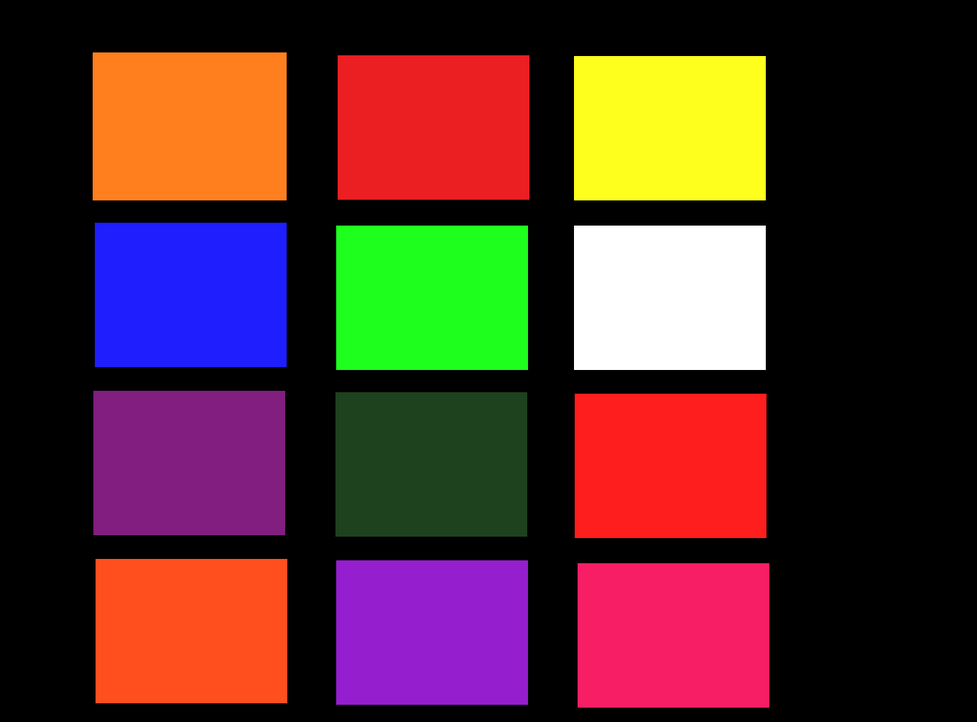
%> input picture Codes/NRF1.2/Image.png, 977 x 722 px, shrunk from 1360 x 1005 before the run
$ octave img_process2.m   (GNU Octave 9; MATLAB toolbox functions it lacks are replaced by stand-ins)
%> lines starting %> are read from the running program, lines starting %| are printed output that depends on the picture; in (x1, y1, x2, y2) boxes, pixels count from 0 and x2, y2 are one past the last pixel; in counts of white or black regions, pixels touching at a corner belong together; the program's own positions count from 1
%> further down, I is the input picture: size 722x977x3 uint8; mean R, G, B 83.8, 48, 45.6
### Codes/NRF1.2/Extraction.m
function image=Extraction(I,rMin,rMax,gMin,gMax,bMin,bMax)
%> called with rMin = 240, rMax = 255, gMin = 60, gMax = 140, bMin = 0, bMax = 50
R = I(:,:,1);
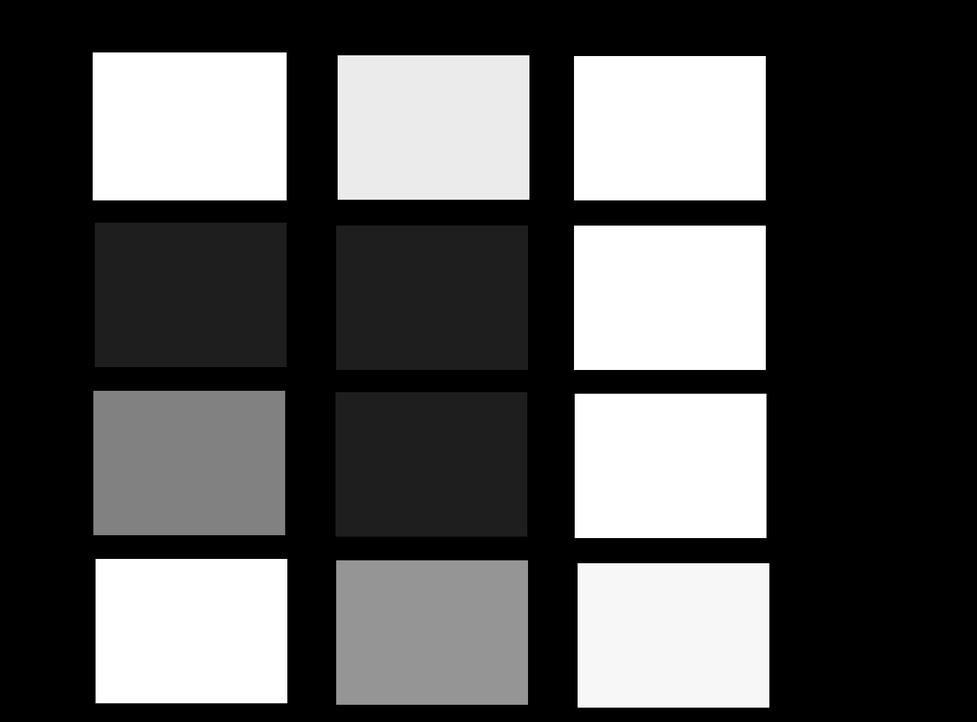
%> R: size 722x977 uint8; min 0, max 255, mean 83.8
G = I(:,:,2);
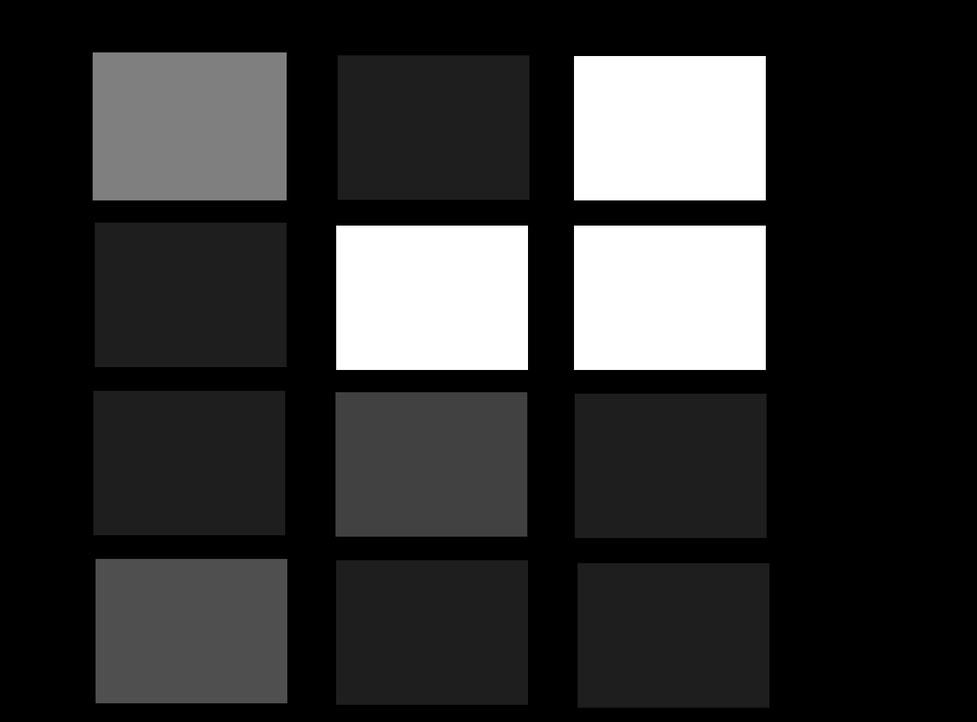
%> G: size 722x977 uint8; min 0, max 255, mean 48
B = I(:,:,3);
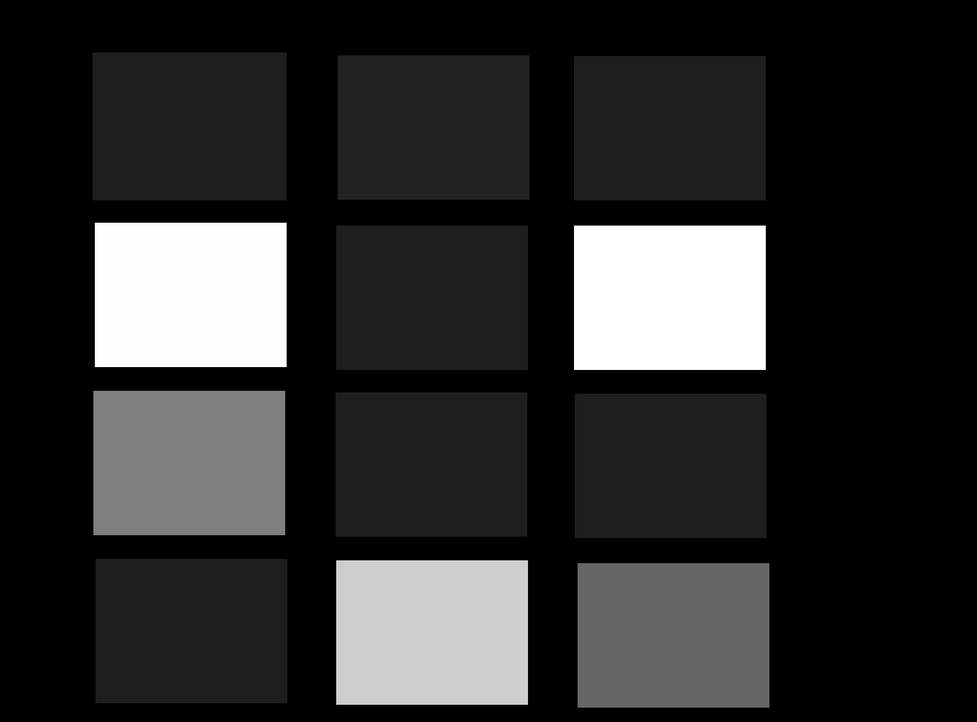
%> B: size 722x977 uint8; min 0, max 255, mean 45.6

RMin = imbinarize(R,rMin/255);
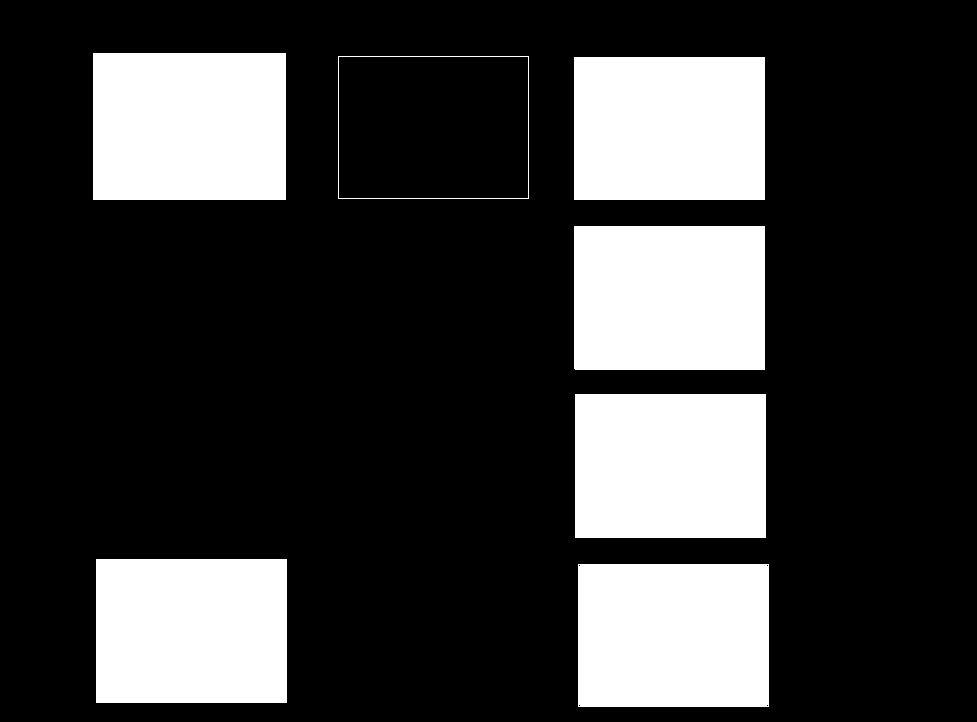
%> RMin: size 722x977 logical; 23.6% white; 7 white regions, largest, box (x1, y1, x2, y2) and area: (93, 53, 286, 200) 28371, (575, 394, 766, 538) 27504, (96, 559, 287, 703) 27504
GMin = imbinarize(G,gMin/255);
%> GMin: size 722x977 logical; 23.7% white; 6 white regions, box (x1, y1, x2, y2) and area: (93, 52, 287, 200) 28711, (574, 56, 766, 201) 27840, (336, 225, 528, 370) 27840, (574, 225, 766, 370) 27840, (96, 559, 287, 703) 27504, (336, 393, 527, 536) 27313
BMin = imbinarize(B,bMin/255);
%> BMin: size 722x977 logical; 48.7% white; 49 white regions (5 under 20 px), largest, box (x1, y1, x2, y2) and area: (92, 52, 287, 201) 29055, (94, 222, 287, 368) 28178, (93, 390, 286, 536) 28178

% RGBMin = (RMin & GMin & BMin);

RMax= imbinarize(R,rMax/255);
%> RMax: size 722x977 logical; every value is 0
GMax= imbinarize(G,gMax/255);
%> GMax: size 722x977 logical; 11.8% white; 7 white regions (4 under 20 px), largest, box (x1, y1, x2, y2) and area: (574, 56, 766, 200) 27648, (336, 226, 528, 370) 27648, (574, 226, 766, 370) 27648
BMax= imbinarize(B,bMax/255);
%> BMax: size 722x977 logical; 19.7% white; 5 white regions, box (x1, y1, x2, y2) and area: (574, 225, 766, 370) 27840, (336, 560, 528, 705) 27840, (95, 222, 287, 367) 27839, (578, 563, 769, 708) 27695, (93, 391, 285, 535) 27648

% RGBMax= (RMax & GMax & BMax);

Rx = xor(RMin, RMax);
Bx = xor(BMin, BMax);
%> Bx: size 722x977 logical; 29% white; 51 white regions (6 under 20 px), largest, box (x1, y1, x2, y2) and area: (92, 52, 287, 201) 29055, (574, 393, 767, 539) 28178, (95, 558, 288, 704) 28178
Gx = xor(GMin, GMax);
%> Gx: size 722x977 logical; 11.9% white; 6 white regions, box (x1, y1, x2, y2) and area: (93, 52, 287, 200) 28707, (96, 559, 287, 703) 27504, (336, 393, 527, 536) 27313, (574, 200, 766, 201) 192, (336, 225, 528, 226) 192, (574, 225, 766, 226) 192

image=(Rx & Gx & Bx);
%> image: size 722x977 logical; 7.9% white; 2 white regions, box (x1, y1, x2, y2) and area: (93, 53, 286, 200) 28367, (96, 559, 287, 703) 27504

end

### Codes/NRF1.2/img_process2.m


dustRemoveRGB = 10;
dustRemoveA = 5;

I = imread('D:\Drive\Documents\RoboticsTeam\MAHATHIR\NRF1.2\Image.png');

Orange=Extraction(I,240,255,60,140,0,50);

Red=Extraction(I,220,255,0,50,0,50);
%> call 2 of Extraction, with rMin = 220, rMax = 255, gMin = 0, gMax = 50, bMin = 0, bMax = 50
%> in Extraction (call 2), `RMin = imbinarize(R,rMin/255);`: RMin: size 722x977 logical; 27.4% white; 7 white regions, largest, box (x1, y1, x2, y2) and area: (93, 53, 286, 200) 28371, (574, 56, 766, 200) 27505, (574, 226, 766, 370) 27505
%> in Extraction (call 2), `GMin = imbinarize(G,gMin/255);`:
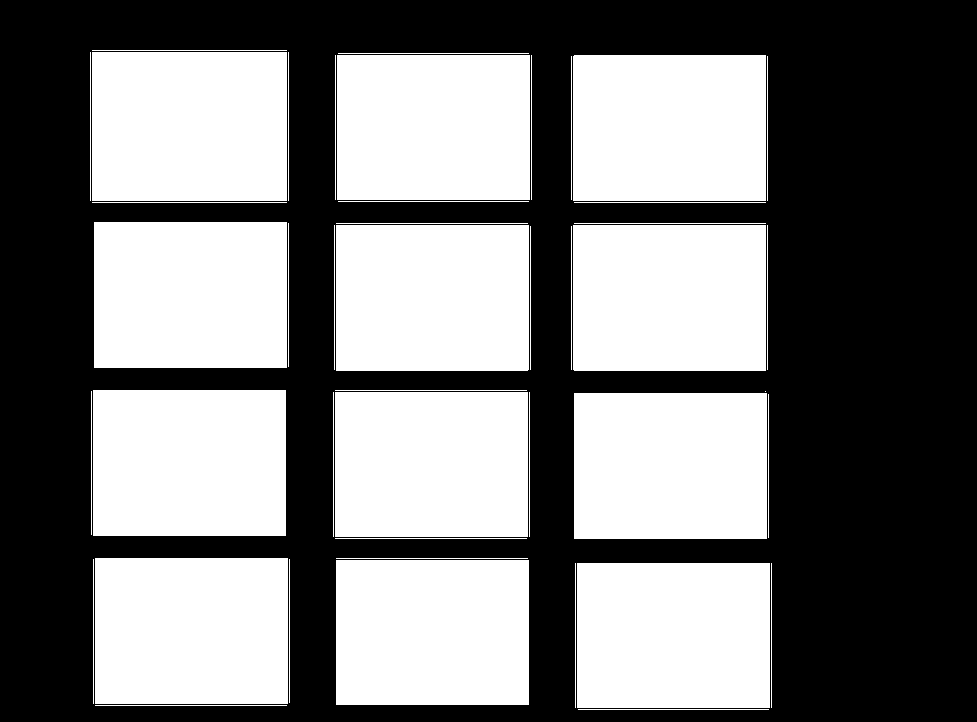
%> GMin: size 722x977 logical; 48.7% white; 44 white regions (1 under 20 px), largest, box (x1, y1, x2, y2) and area: (92, 52, 287, 201) 29055, (94, 222, 287, 368) 28178, (93, 390, 286, 536) 28178
%> in Extraction (call 2), `GMax= imbinarize(G,gMax/255);`: GMax: size 722x977 logical; 23.7% white; 6 white regions, box (x1, y1, x2, y2) and area: (93, 52, 287, 201) 28904, (574, 56, 766, 201) 27840, (336, 225, 528, 370) 27840, (574, 225, 766, 370) 27840, (96, 559, 287, 703) 27504, (336, 392, 527, 536) 27315
%> in Extraction (call 2), `Gx = xor(GMin, GMax);`: Gx: size 722x977 logical; 25% white; 47 white regions (3 under 20 px), largest, box (x1, y1, x2, y2) and area: (94, 222, 287, 368) 28178, (93, 390, 286, 536) 28178, (574, 393, 767, 539) 28178
%> in Extraction (call 2), `image=(Rx & Gx & Bx);`:
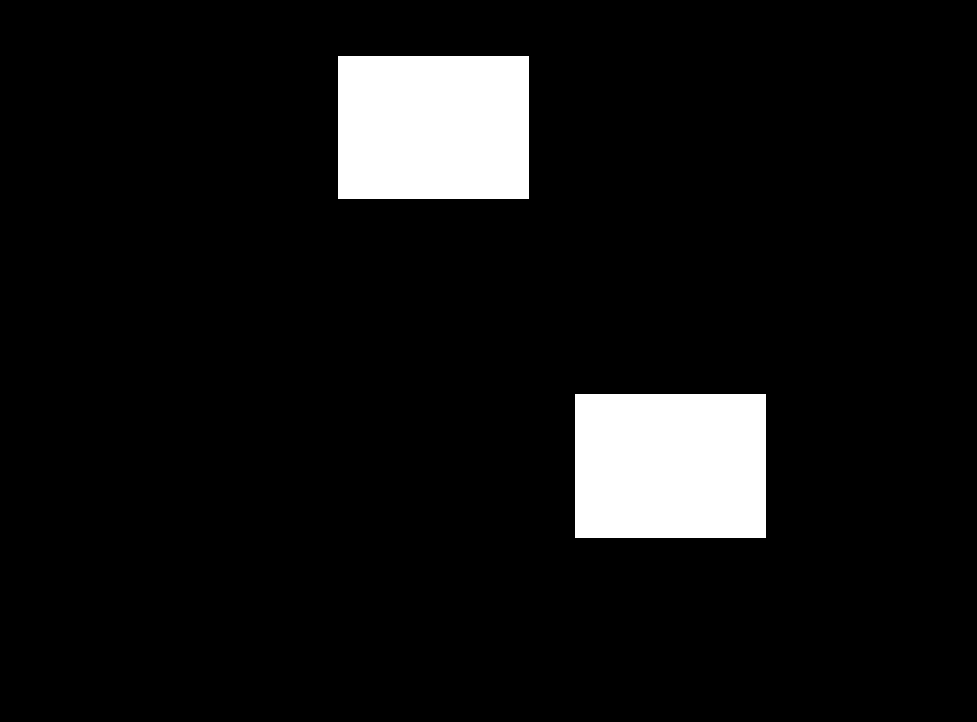
%> image: size 722x977 logical; 7.8% white; 2 white regions, box (x1, y1, x2, y2) and area: (575, 394, 766, 538) 27504, (338, 56, 529, 199) 27313


  imshow(Red);
